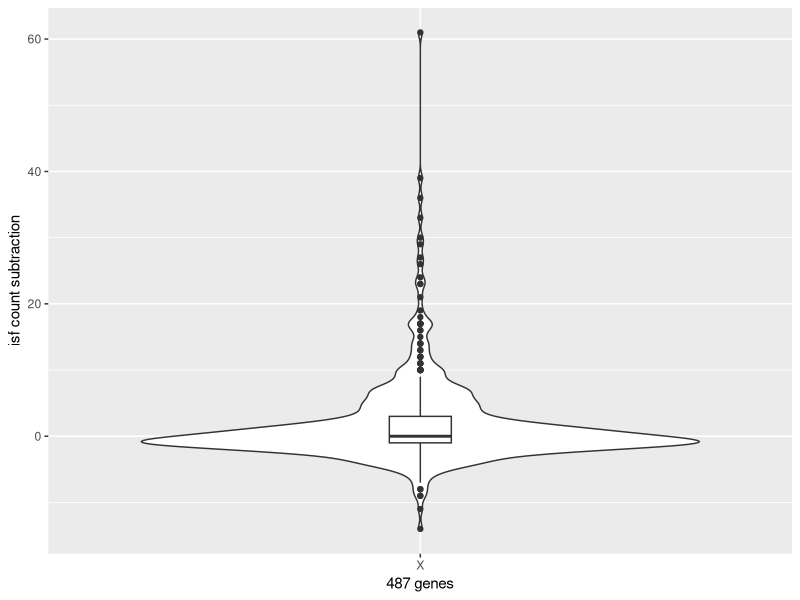
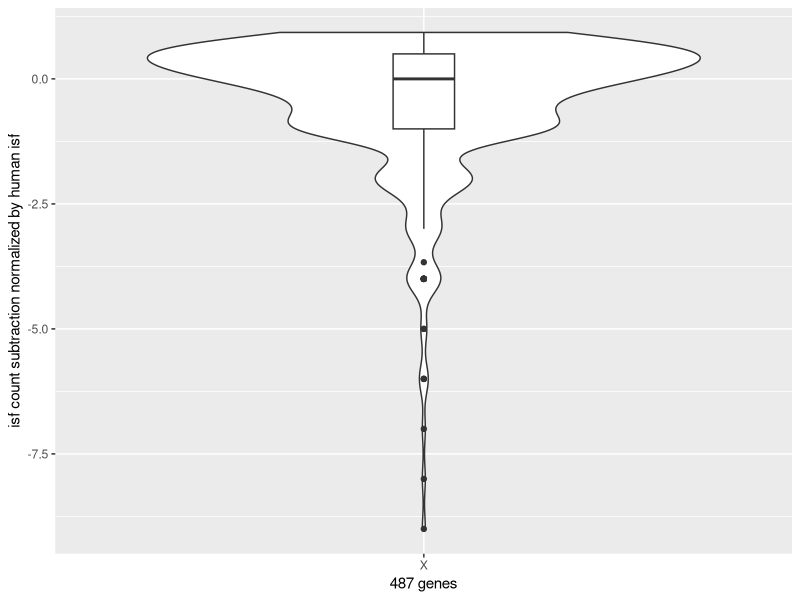

The R script that drew these images, in order:
library(ggplot2)

df1 = read.csv("tableViolin.tsv",sep='\t')
df1$type='X'
# GeneId	humanIsf	FishIsf	diff	frac
# 28990	4	2	2	0.5
# 23440	1	4	-3	-3.0
# 55760	5	2	3	0.6
# 151556	7	4	3	0.429
# 348	5	3	2	0.4
# 962	5	4	1	0.2

print (head(df1))

p1<-ggplot(data=df1, aes(x=type,y=diff)) + geom_violin() + labs(y="isf count subtraction", x="487 genes") + geom_boxplot(width=0.1)
ggsave(p1,filename="Violin_zebra_diff.pdf")

p2<-ggplot(data=df1, aes(x=type, y=frac)) + geom_violin() + labs(y="isf count subtraction normalized by human isf", x="487 genes") + geom_boxplot(width=0.1)
ggsave(p2,filename="Violin_zebra_frac.pdf")
